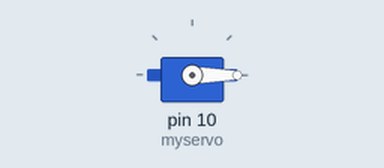
This sketch was run on a simulated Arduino Uno, built with avr-gcc and run on an emulated ATmega328P. On the bench: servo.

Above: at 0.05 s.
At 13.0 s:
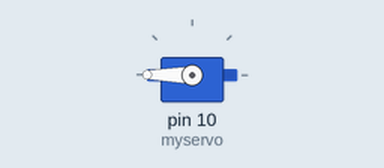
Timing chart, 0 to 16.9 s (numbered marks = the images above):
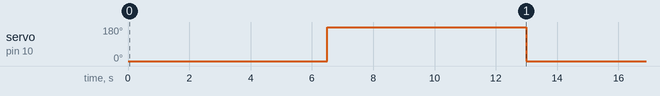

The sketch:

May_5th_Continuous_Rotation_Servo_Test.ino
```cpp
#include <Servo.h>

Servo myservo;

void setup() {
myservo.attach(10);
}
void loop() {
myservo.write(-180);
delay(6000);
myservo.detach();
delay(500);
myservo.attach(10);
myservo.write(180);
delay(6000);
myservo.detach();
delay(500);
myservo.attach(10);
}
```

Measured:
- by itself, servo on pin 10 (myservo): alternates 180° for 6.5 s and 0° for 6.5 s
